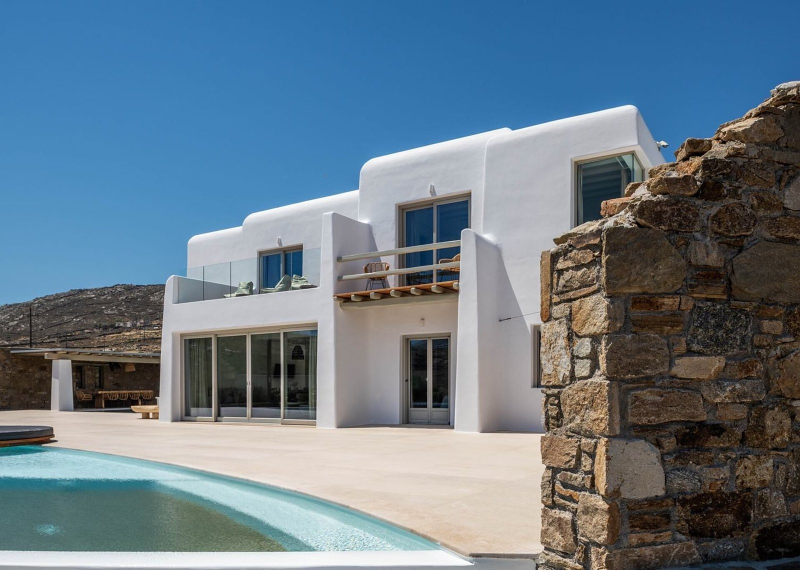
#> input picture assets/img/walk/01.jpg, 1600 x 1140 px, found by its file name (shown at 1/2 size); its folder holds 4 pictures in this run
$ python villa-skin.py
#> lines starting #> are read from the running program, lines starting #| are printed output that depends on the picture
#!/usr/bin/env python3
"""
Ermis' Villas — cut the villa's surfaces out of the photographs.

The hero is the code-drawn villa again: the same model, the same camera
flight, the same door and stair. What changed is that not one surface in it
is a flat colour any more. Every material the model wears — its render, its
stone, its timber, its floors, its water, its planting — is a patch cut from
a photograph of the real house.

    python3 tools/villa-skin.py

Three things happen to each patch, and all three matter:

  1. CROP a region that is only the material and nothing else. The crop
     boxes below are fractions of the source photograph, so they survive a
     re-export at a different size.

  2. FLATTEN the lighting out of it. This is the step that is easy to skip
     and impossible to get away with. A photograph of a wall in Mykonos at
     midday has the sun baked into it — one edge bright, the other in
     shadow. Tile that across a modelled wall and you get a repeating
     gradient that reads as corduroy. So each patch is divided by a heavily
     blurred copy of its own luminance, which removes everything at large
     scale and leaves the grain, the grout and the pores. The scene's own
     sun then lights it, once.

  3. MAKE IT TILE, by wrapping it onto itself and cross-fading rather than
     by mirroring it. Mirroring is the easy way to kill a seam and it was the
     first thing tried here; it also stamps a diamond of symmetry through
     every tile, and a wall of those reads as patterned wallpaper. See
     seamless().

⚠️  These photographs came from a listing or agency site. They are NOT
    cleared for publication. See README -> "Photography".
"""

import os
import sys

try:
    import numpy as np
    from PIL import Image, ImageFilter
except ImportError:
    sys.exit("Needs Pillow and numpy:  pip install pillow numpy")

SRC = "assets/img/walk"
OUT = "assets/img/skin"

# name: (source, x0, y0, x1, y1, size, flatten, contrast[, saturation])
#
# Boxes are fractions of the photograph. `size` is the final edge of the
# mirrored block, so the patch itself is half that.
#
# `flatten` is how hard the LARGE-scale lighting is divided out: 1.0 removes
# all of it, 0.0 leaves the photograph as it was. Water and sea keep more of
# their own modelling, because a pool with its gradient scrubbed out stops
# reading as water at all.
#
# `contrast` is what is left of the MID-scale variation afterwards, and it is
# the difference between plaster and wallpaper. Mirroring a patch into a 2x2
# block gives it a diamond symmetry; on a bold material like the stone wall
# that reads as masonry, but on a near-plain one like interior render it reads
# as a repeating medallion, and a ceiling tiled with medallions is the single
# most artificial thing this hero has ever put on screen. Pulling the plain
# materials most of the way to their own mean turns the motif back into grain,
# which is all a rendered wall has anyway.
CROPS = {
    # ---- the fabric of the building -------------------------------------
    # These boxes are tight on purpose. A crop that strays one percent into a
    # window reveal or a pool edge puts a hard dark band in the tile, and a
    # hard band mirrored four ways and repeated over a wall is the most
    # conspicuous thing in the frame.
    "plaster":  ("01", 0.45, 0.28, 0.56, 0.36, 512, 1.0, 0.34),  # sunlit render
    "plasterin":("04", 0.30, 0.27, 0.43, 0.46, 512, 1.0, 0.28),  # interior wall
    "stone":    ("01", 0.71, 0.22, 0.99, 0.80, 512, 0.85, 1.0),  # the terrace wall
    "paving":   ("01", 0.44, 0.80, 0.64, 0.87, 512, 1.0, 0.42),  # terrace floor
    "floor":    ("04", 0.605, 0.807, 0.726, 0.892, 512, 1.0, 0.40),  # interior floor
    "wood":     ("03", 0.44, 0.31, 0.528, 0.53, 256, 0.9, 0.75),  # the timber door
    "metal":    ("06", 0.816, 0.425, 0.917, 0.737, 256, 0.9, 0.5),  # the fridge
    "glazing":  ("01", 0.25, 0.60, 0.30, 0.70, 256, 0.6, 0.6),   # one dark pane

    # ---- what is in the rooms -------------------------------------------
    "linen":    ("04", 0.21, 0.62, 0.34, 0.78, 256, 1.0, 0.5),   # sofa
    "weave":    ("04", 0.02, 0.90, 0.17, 0.99, 256, 1.0, 0.7),   # the woven mat

    # ---- what is outside them -------------------------------------------
    "foliage":  ("04", 0.08, 0.36, 0.17, 0.48, 256, 0.95, 0.85, 0.45),  # the plant
    "scrub":    ("01", 0.03, 0.535, 0.16, 0.585, 256, 0.9, 0.55),  # the hillside
    "water":    ("02", 0.58, 0.68, 0.72, 0.78, 512, 0.45, 0.75),  # the pool, lit
    "sea":      ("04", 0.58, 0.503, 0.675, 0.528, 256, 0.5, 0.7),  # the sea
}

JPEG_Q = 90


def flatten(im, strength):
    """Divide out the large-scale lighting, keep the texture.

    Works on luminance only and rescales the three channels by the same
    factor, so the colour of the material survives untouched — flattening
    each channel independently grey-shifts anything with a strong hue, which
    on the stone wall turned warm limestone into wet concrete.
    """
    if strength <= 0:
        return im
    a = np.asarray(im).astype(np.float32)
    lum = a @ np.array([0.2126, 0.7152, 0.0722], dtype=np.float32)

    # A blur radius that is a fair fraction of the patch: anything smaller
    # starts eating the grain we are trying to keep.
    r = max(4, min(im.width, im.height) / 5.0)
    blur = np.asarray(
        Image.fromarray(lum.astype(np.uint8), "L").filter(ImageFilter.GaussianBlur(r))
    ).astype(np.float32)

    target = float(blur.mean())
    gain = target / np.maximum(blur, 4.0)
    gain = 1.0 + (gain - 1.0) * strength          # dial it back if asked
    out = np.clip(a * gain[..., None], 0, 255)
    return Image.fromarray(out.astype(np.uint8), "RGB")


def soften(im, keep):
    """Pull the patch toward its own mean, keeping `keep` of the variation.

    Applied after flattening, and aimed at a different thing: flatten removes
    the sun, this removes the pattern. A patch that is nearly uniform mirrors
    invisibly; one that still has mid-scale structure mirrors into a medallion
    and tiles into wallpaper.
    """
    if keep >= 1.0:
        return im
    a = np.asarray(im).astype(np.float32)
    mean = a.reshape(-1, 3).mean(axis=0)
    out = np.clip(mean + (a - mean) * keep, 0, 255)
    return Image.fromarray(out.astype(np.uint8), "RGB")


def desaturate(im, keep):
    """Pull colour toward grey, keeping `keep` of the saturation.

    One material needs this and it is the planting. The only greenery in
    these seven photographs is a banana plant three feet from a window, which
    is a vivid, wet, tropical green; an avenue of cypresses wearing it is a
    municipal park. Tinting it grey-green in the material does not help,
    because a tint multiplies and a saturated green multiplied by anything
    stays saturated. The saturation has to come out of the pixels.
    """
    if keep >= 1.0:
        return im
    a = np.asarray(im).astype(np.float32)
    lum = (a @ np.array([0.2126, 0.7152, 0.0722], dtype=np.float32))[..., None]
    return Image.fromarray(np.clip(lum + (a - lum) * keep, 0, 255).astype(np.uint8), "RGB")


def evenness(im):
    """Standard deviation of the patch's LARGE-SCALE luminance.

    A crop that is one material has a smooth, near-constant blur; a crop that
    has strayed onto a window reveal, a mullion or the edge of a pool has two
    populations and a wide one. Every bad tile in the first three passes of
    this file would have been caught by this number, and none of them were,
    because they were being judged by eye one contact sheet at a time.
    """
    a = np.asarray(im.convert("L")).astype(np.float32)
    r = max(3, min(im.width, im.height) / 6.0)
    blur = np.asarray(
        Image.fromarray(a.astype(np.uint8), "L").filter(ImageFilter.GaussianBlur(r))
    ).astype(np.float32)
    return float(blur.std())


def seamless(im, size):
    """Make the patch tile with no seam AND no symmetry.

    The first version of this mirrored the patch into a 2x2 block, which is
    the easy way to kill a seam: every edge then meets its own reflection. It
    also puts a diamond of symmetry through the middle of every tile, and the
    eye finds regular symmetry faster than almost anything else — on screen
    the villa's ceilings and walls came out covered in repeating medallions,
    which read as patterned wallpaper and sank the whole idea.

    So instead the patch is wrapped onto itself and cross-faded: rolled by
    half its width and blended with a raised cosine that falls to zero at the
    edges, then the same again vertically. Both edges of the result are the
    same 50/50 mixture of the same two neighbouring columns, so they match
    exactly — and nothing is reflected, so there is no symmetry to spot. The
    cost is a little softening where the fade is strongest, which on grain is
    invisible.
    """
    a = np.asarray(im.resize((size, size), Image.LANCZOS)).astype(np.float32)
    t = np.linspace(0.0, 1.0, size, endpoint=False)
    w = (1.0 - np.cos(2.0 * np.pi * t)) / 2.0     # 0 at the edges, 1 in the middle

    a = a * w[None, :, None] + np.roll(a, size // 2, axis=1) * (1 - w)[None, :, None]
    a = a * w[:, None, None] + np.roll(a, size // 2, axis=0) * (1 - w)[:, None, None]
    return Image.fromarray(np.clip(a, 0, 255).astype(np.uint8), "RGB")


def mean_hex(im):
    a = np.asarray(im).astype(np.float32).reshape(-1, 3).mean(axis=0)
    return "#%02X%02X%02X" % tuple(int(round(v)) for v in a)


def main():
    os.makedirs(OUT, exist_ok=True)
    report = []

    for name, spec in CROPS.items():
        src, x0, y0, x1, y1, size, strength, contrast = spec[:8]
        sat = spec[8] if len(spec) > 8 else 1.0
        path = f"{SRC}/{src}.jpg"
        if not os.path.exists(path):
            sys.exit(f"Missing {path} — run tools/villa-walk.py first.")
        im = Image.open(path).convert("RGB")
#> im is the input picture: PIL image 1600x1140 RGB; mean R, G, B 103.9, 122.6, 136.7
        box = (round(x0 * im.width), round(y0 * im.height),
               round(x1 * im.width), round(y1 * im.height))
#> box = (720, 319, 896, 410)
        patch = im.crop(box)
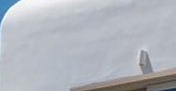
#> patch: PIL image 176x91 RGB; mean R, G, B 178.1, 182, 188.9
        if patch.width < 16 or patch.height < 16:
            sys.exit(f"{name}: crop is {patch.size}, too small to be a texture")

        spread = evenness(patch)
#> in evenness, `blur = np.asarray( Image.fromarray(a.astype(np.uint8), "L").filter(Ima..`:
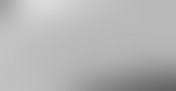
#> blur: shape (91, 176) float32; min 98, max 219, mean 180.3
#> spread = 20
        if spread > 26:
            print(f"  ⚠️  {name}: crop spans light and dark by {spread:.0f} levels "
                  f"— it is probably straddling two different things. Draw the "
                  f"boxes on the photographs before trusting it.")

        patch = flatten(patch, strength)
#> in flatten, `target = float(blur.mean())`: target = 179.5
#> in flatten, `gain = target / np.maximum(blur, 4.0)`:
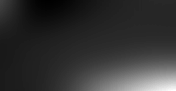
#> gain: shape (91, 176) float32; min 0.839, max 1.71, mean 1.01; drawn with min black and max white
#> in flatten, `out = np.clip(a * gain[..., None], 0, 255)`:
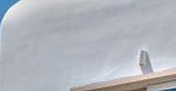
#> out: shape (91, 176, 3) float32; mean R, G, B 178, 181.6, 188.2
        patch = soften(patch, contrast)
#> in soften, `mean = a.reshape(-1, 3).mean(axis=0)`: mean = [177.4, 181.1, 187.8]
#> in soften, `out = np.clip(mean + (a - mean) * keep, 0, 255)`:
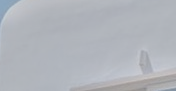
#> out: shape (91, 176, 3) float32; mean R, G, B 177.4, 181.1, 187.8
        patch = desaturate(patch, sat)
        tile = seamless(patch, size)
#> in seamless, `a = np.asarray(im.resize((size, size), Image.LANCZOS)).astype(np.float..`:
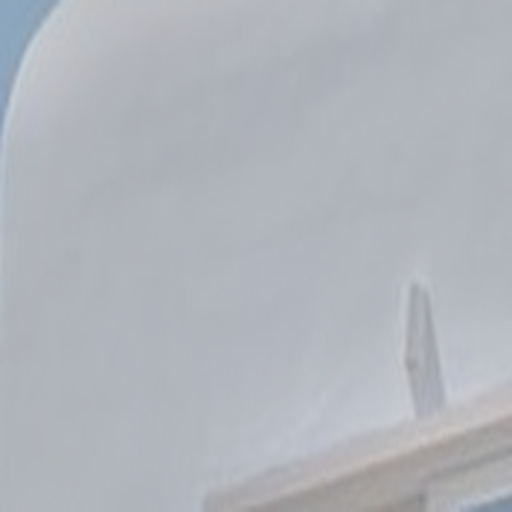
#> a: shape (512, 512, 3) float32; mean R, G, B 176.9, 180.6, 187.3
#> in seamless, `a = a * w[None, :, None] + np.roll(a, size // 2, axis=1) * (1 - w)[Non..`:
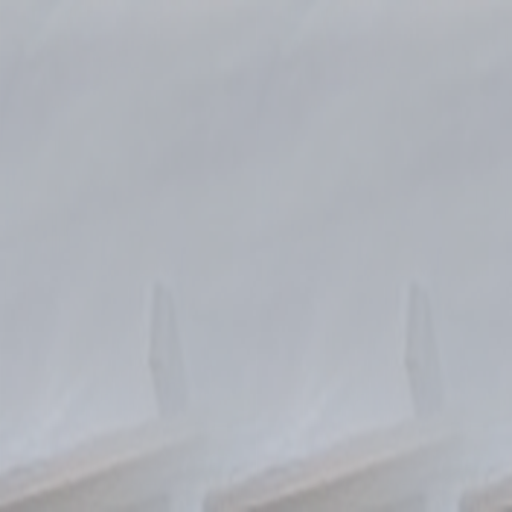
#> a: shape (512, 512, 3) float64; mean R, G, B 177, 180.6, 187.3
        tile.save(f"{OUT}/{name}.jpg", "JPEG", quality=JPEG_Q, optimize=True)
        report.append((name, src, tile.size[0], mean_hex(tile)))
#> in mean_hex, `a = np.asarray(im).astype(np.float32).reshape(-1, 3).mean(axis=0)`: a = [176.5, 180.5, 187.6]
        print(f"  {name:10s} <- {src}  {tile.size[0]}px  {mean_hex(tile)}")
#|   plaster    <- 01  512px  #B1B4BC

    total = sum(os.path.getsize(f"{OUT}/{f}") for f in os.listdir(OUT))
    print(f"\n{len(os.listdir(OUT))} textures, {total/1e3:.0f}KB in {OUT}/")
    print("\nMean colours, for the fallback tints in js/hero/skin.js:")
    for name, src, _, hexv in report:
        print(f"  {name:10s} {hexv}")


if __name__ == "__main__":
#> (the run stopped early here; a loop or call above may not have finished)
